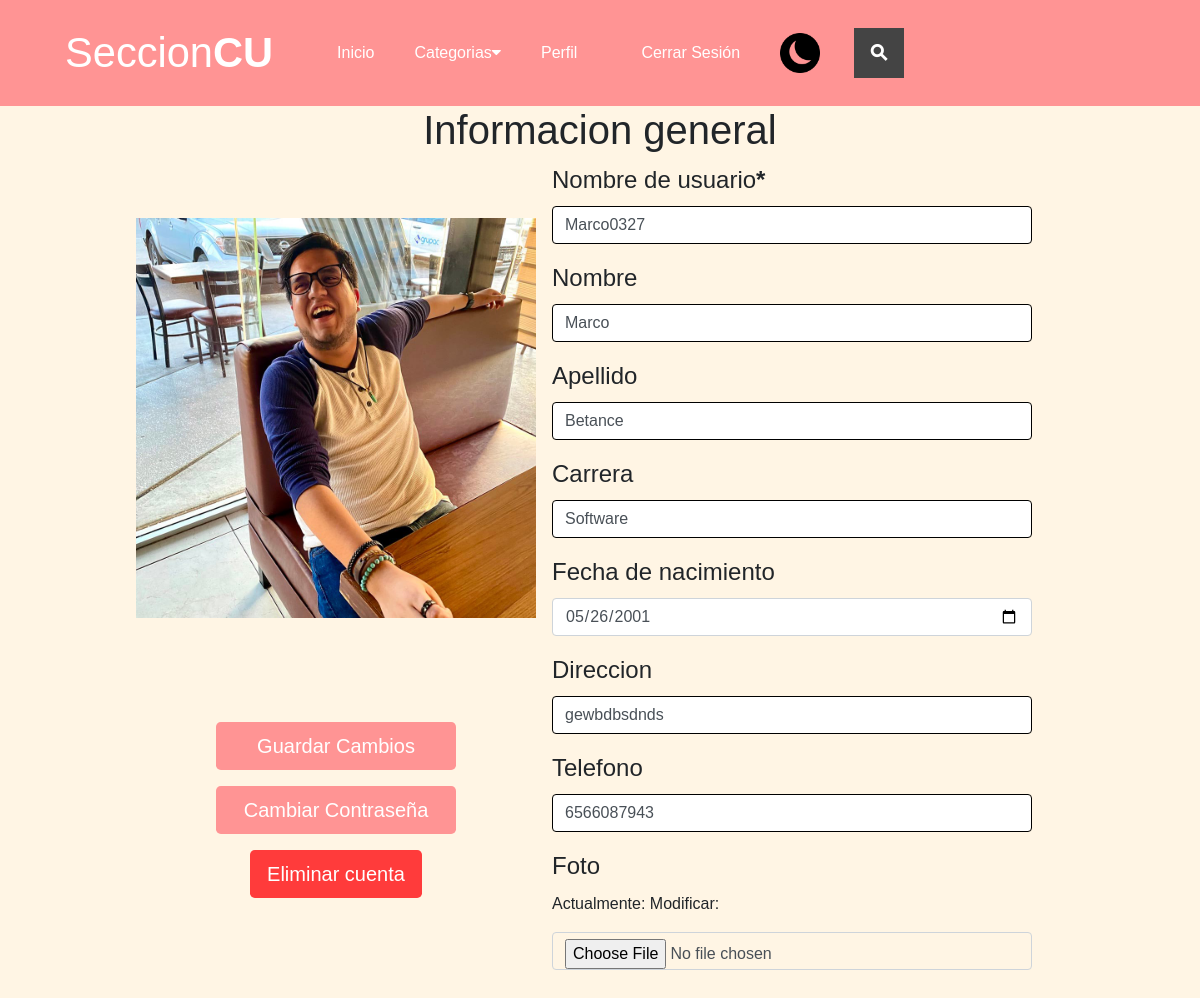
The app's page /configuracion/ (signed in), older data.
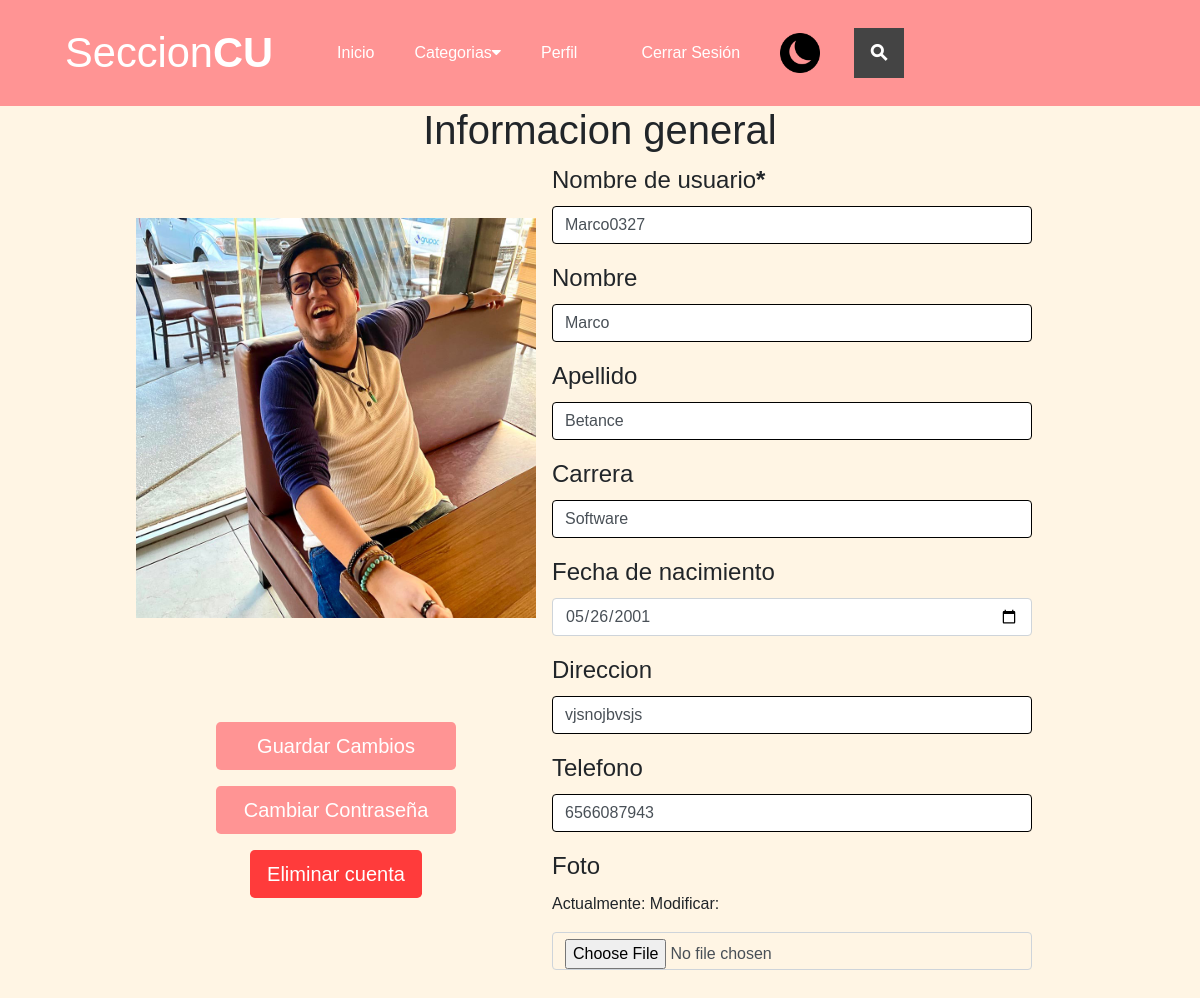
The same page, newer data.
### autentificacion/models.py (models this page shows, shortened)
class User(AbstractUser):
    email = models.EmailField(
        verbose_name='email address',
        max_length=255,
        unique=True,
    )
    username = models.CharField(max_length=100, unique=False)
    birthdate = models.DateField(null=True, blank=True)
    phone = models.CharField(max_length=10, null=True, blank=True)
    address = models.CharField(max_length=200, null=True, blank=True)
    photo = models.ImageField(upload_to='autentificacion', null=True, blank=True)
    career = models.CharField(max_length=30,null=True, blank=True)
    created = models.DateField(auto_now_add=True)
    USERNAME_FIELD = 'email'
    REQUIRED_FIELDS = ['username']

### autentificacion/views.py (the view)
# urls.py: path("configuracion/", views.configuracion, name="configuracion"),
@login_required
def configuracion(request):
    categorias = Categoria.objects.all()
    usuario = User.objects.get(id=request.user.id)
    if request.method == 'POST':
        form = Update_user(request.POST,request.FILES, instance=usuario)
        if form.is_valid() :
            form.save()
            messages.success(request, 'Tu Perfil ha sido Actualizado Correctamente')
            return redirect("perfil")
    else:
        form = Update_user(instance=usuario)
    return render(request, "autentificacion/configuracion.html", {"categorias":categorias, "form": form})

### autentificacion/forms.py
class Update_user(ModelForm):
    def __init__(self, *args, **kwargs):
        super().__init__(*args, **kwargs)
        for visible in self.visible_fields():
            visible.field.widget.attrs['class'] = 'form-control'
            visible.field.widget.attrs['placeholder'] = visible.field.label
    class Meta:
        model = User
        fields = ['username', 'first_name', 'last_name','career', 'birthdate', 'address','phone', "photo"]
        labels = {
            'username': _('Nombre de usuario'),
            'first_name': _('Nombre'),
            'last_name': _('Apellido'),
            'career': _('Carrera'),
            'birthdate': _('Fecha de nacimiento'),
            'phone': _('Telefono'),
            'address': _('Direccion'),
            'photo': _('Foto'),
        }
        widgets = {
            'birthdate': forms.DateInput(format=('%Y-%m-%d'),attrs={'type': 'date'}),
        }

### autentificacion/templates/autentificacion/configuracion.html (shortened to what this page needs)
{% extends 'publicaciones/nav.html'%}
{% load static %}
{% load crispy_forms_tags %}
{%block content%}
    <h1 class="text-config"> Informacion general</h1>
    <div class="form-content">
        <form method="POST" enctype="multipart/form-data" name = "form_update">
            <div class="form-config" id="form_config" >
                <div class="img-config">
                    <br>
                    {%if request.user.photo%}
                        <img class="img-perfil" src="{{request.user.photo.url }}" width="300px" height="300px">
                    {%else%}
                        <img class="img-perfil" src="{% static 'autentificacion/img/gato.jpg' %}" width="300px" height="300px">
                    {%endif%}
                </div>
                <div class="formulario-config">
                    {{form|crispy}}
                </div>
                <div class="buttons-config">
                    <button type="submit" class="btn btn-lg btn-config btn-rosa" >Guardar Cambios</button>
                    <div>
                        <a class="btn btn-lg btn-config btn-rosa" href="{% url 'password_change' %}">Cambiar Contraseña</a>
                    </div>
                    <a href="{% url 'delete_account' %}">
                        <input type="button" class="btn btn-lg btn-config btn-red" onclick="return confirm('Estas seguro? Esta accion eliminara tu cuenta por completo de nuestro sitio web  ')" value="Eliminar cuenta"/>
                    </a>
                </div>
            </div>
        </form>
    </div>
{%endblock%}

Row changes from the older to the newer data that the page shows:
changed User "Marco0327": address "gewbdbsdnds" → "vjsnojbvsjs"
